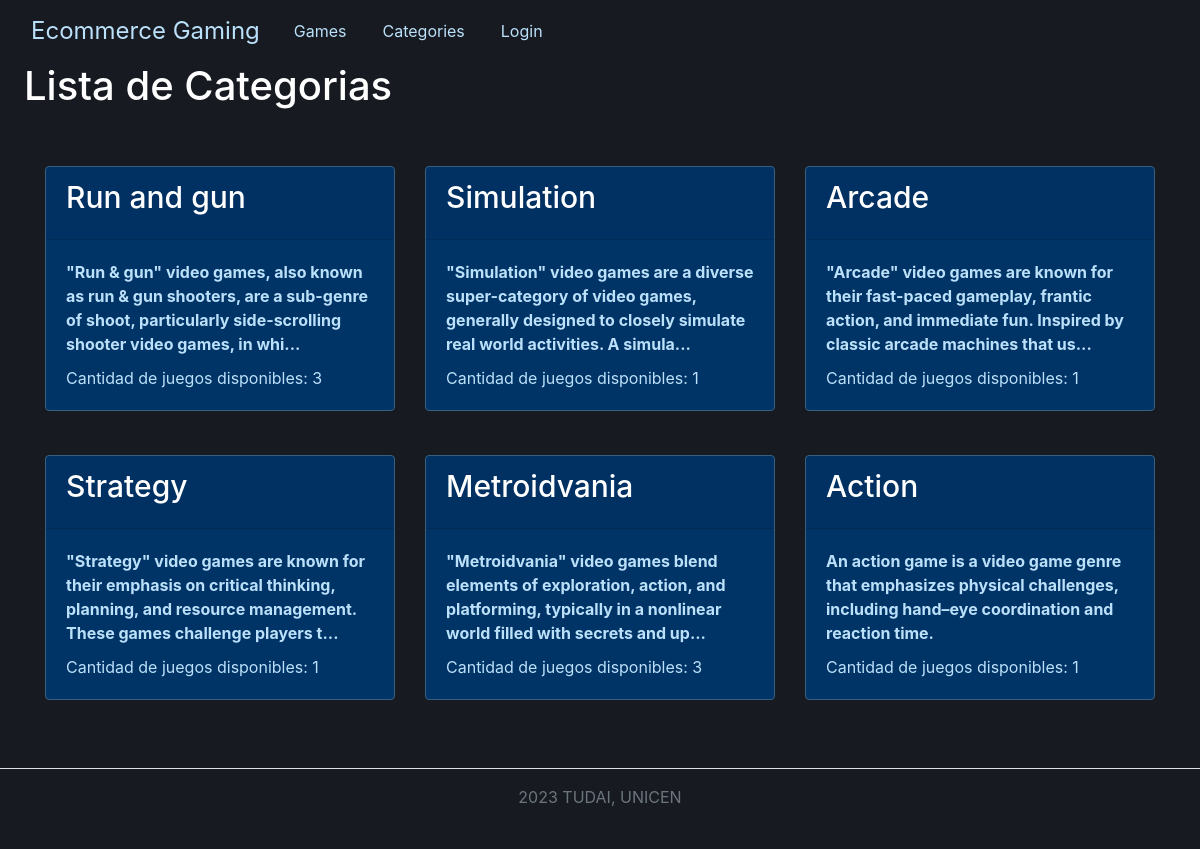
/Allende-Monsalvo-TPE-Grupo-84/TPE-Parte-1/proyecto-ecommerce/categories, run on the app's committed database.
### tables this page shows
CREATE TABLE `categorias` (
  `Id_categoria` int(11) NOT NULL,
  `Nombre` varchar(50) NOT NULL,
  `Descripcion` varchar(500) NOT NULL,
  `Cantidad_juegos` int(11) NOT NULL
);

### Allende-Monsalvo-TPE-Grupo-84/TPE-Parte-1/proyecto-ecommerce/app/views/categoryView.php (called while the page is built, shortened)
<?php
class CategoryView
{
    public function showCategories($categories)
    {
        require_once './templates/categories.phtml';
    }
}

### Allende-Monsalvo-TPE-Grupo-84/TPE-Parte-1/proyecto-ecommerce/app/controllers/categoryController.php (called while the page is built, shortened)
<?php
require_once './app/models/categoryModel.php';
require_once './app/views/categoryView.php';
class CategoryController
{
    private $model;
    private $view;
    function __construct()
    {
        $this->model = new CategoryModel();
        $this->view = new CategoryView();
    }
    public function listCategories()
    {
        $categories = $this->model->getCategories();
        $this->view->showCategories($categories);
    }
}

### Allende-Monsalvo-TPE-Grupo-84/TPE-Parte-1/proyecto-ecommerce/app/models/categoryModel.php (called while the page is built, shortened)
<?php
require_once './config/db.php';
class CategoryModel
{
    private $conn;
    function __construct()
    {
        $this->db = new Database();
        $this->conn = $this->db->getConnection();
    }
    public function getCategories()
    {
        $stmt = $this->conn->prepare("SELECT * FROM categorias");
        $stmt->execute();
        $result = $stmt->fetchAll(PDO::FETCH_OBJ);
        return $result;
    }
}

### Allende-Monsalvo-TPE-Grupo-84/TPE-Parte-1/proyecto-ecommerce/config/db.php (called while the page is built, shortened)
<?php
class Database
{
    private $conn;
    function __construct()
    {
        $this->host = DB_HOST;
        $this->dbname = DB_NAME;
        $this->user = DB_USER;
        $this->password = DB_PASSWORD;
        try {
            $dsn = "mysql:host={$this->host};dbname={$this->dbname}";
            $this->conn = new PDO($dsn, $this->user, $this->password);
            $this->conn->setAttribute(PDO::ATTR_ERRMODE, PDO::ERRMODE_EXCEPTION);
        } catch (PDOException $e) {
            die("Error de conexión: " . $e->getMessage());
        }
    }
    public function getConnection()
    {
        return $this->conn;
    }
    public function closeConnection()
    {
        $this->conn = null;
    }
}

### Allende-Monsalvo-TPE-Grupo-84/TPE-Parte-1/proyecto-ecommerce/templates/categories.phtml (the view, shortened to what this page needs)
<?php require_once 'header.phtml' ?>
<!DOCTYPE html>
<html lang="es">
<head>
    <link rel="stylesheet" href="https://maxcdn.bootstrapcdn.com/bootstrap/4.0.0/css/bootstrap.min.css">
    <link rel="stylesheet" href="./app/styles/categories.css">
    <link rel="stylesheet" href="./app/styles/bodyHeader.css">
</head>
<body>
    <div class="d-flex justify-content-between align-items-center mx-4">
        <div class="text-center">
            <h1>Lista de Categorias</h1>
        </div>
    </div>
    <div class="container mt-5">
        <div class="row mt-3">
            <?php foreach ($categories as $key => $category) : ?>
                <div class="col-lg-4 col-md-6 col-sm-12 mb-4">
                    <div class="card">
                        <div class="card-header">
                            <?php if ($category->Cantidad_juegos > 0) : ?>
                                <h5 class="card-title">
                                    <a href="category/<?= $key + 1 ?>" class="text-decoration-none" style="font-size: 1.875rem;">
                                        <?= $category->Nombre ?>
                                    </a>
                                </h5>
                            <?php else : ?>
                                <h5 style="font-size: 1.875rem;"> <?= $category->Nombre ?> </h5>
                            <?php endif; ?>
                        </div>
                        <div class="card-body">
                            <?php if (strlen($category->Descripcion) <= 140) : ?>
                                <p class="card-text fw-bold"><?= $category->Descripcion ?></p>
                            <?php else : ?>
                                <p class="card-text fw-bold"><?= substr($category->Descripcion, 0, 140) . '...' ?></p>
                            <?php endif; ?>
                            <p class="card-text">Cantidad de juegos disponibles: <?= $category->Cantidad_juegos; ?></p>
                        </div>
                    </div>
                </div>
            <?php endforeach; ?>
        </div>
    </div>
    <?php require_once 'footer.phtml' ?>

### Allende-Monsalvo-TPE-Grupo-84/TPE-Parte-1/proyecto-ecommerce/router.php (shortened to what this page needs)
<?php
require_once './app/controllers/categoryController.php';
$action = 'games';
if (!empty($_GET['action'])) {
    $action = $_GET['action'];
}
$params = explode('/', $action);
switch ($params[0]) {
    case 'categories':
        $categoryController = new CategoryController();
        $categoryController->listCategories();
        break;
}

### Allende-Monsalvo-TPE-Grupo-84/TPE-Parte-1/proyecto-ecommerce/templates/header.phtml (shortened to what this page needs)
<!DOCTYPE html>
<html lang="en">
<head>
    <link href="https://cdn.jsdelivr.net/npm/bootstrap@5.2.0/dist/css/bootstrap.min.css" rel="stylesheet">
    <link rel="stylesheet" href="./app/styles/bodyHeader.css">
</head>
<body>
    <header>
        <nav class="navbar navbar-expand-lg">
            <div class="container-fluid d-flex">
                <a class="navbar-brand" href="">Ecommerce Gaming</a>
                <div class="collapse navbar-collapse" id="navbarNav">
                    <ul class="navbar-nav">
                        <li class="nav-item">
                            <a class="nav-link" aria-current="page" href="games">Games</a>
                        </li>
                        <li class="nav-item">
                            <a class="nav-link" aria-current="page" href="categories">Categories</a>
                        </li>
                        <?php if (!isset($_SESSION['USER_ID'])) : ?>
                            <li class="nav-item">
                                <a class="nav-link" aria-current="page" href="login">Login</a>
                            </li>
                        <?php endif; ?>
                    </ul>
                </div>
            </div>
        </nav>
    </header>

### Allende-Monsalvo-TPE-Grupo-84/TPE-Parte-1/proyecto-ecommerce/templates/footer.phtml (shortened to what this page needs)
<footer class="d-flex flex-wrap justify-content-center align items-center py-3 my-4 border-top">
    <div class="align-items-center">
        <span class="text-muted">2023 TUDAI, UNICEN</span>
    </div>
</footer>
</body>
</html>

### Allende-Monsalvo-TPE-Grupo-84/TPE-Parte-1/proyecto-ecommerce/app/styles/bodyHeader.css (style rules this page uses)
body { background-color: #171a21; color: #FFFFFF; }
header { background-color: #171a21; }
.navbar-brand { color: #BBE1FA; font-size: 24px; }
.nav-link { color: #BBE1FA; }
.navbar-nav .nav-item { margin: 0 10px; }

### Allende-Monsalvo-TPE-Grupo-84/TPE-Parte-1/proyecto-ecommerce/app/styles/categories.css (style rules this page uses)
.card { background-color: #003366; color: #FFFFFF; border: 1px solid #356080; margin-bottom: 20px; }
.card-title a { text-decoration: none; font-size: 24px; color: #FFFFFF; }
.card-body p { color: #BBE1FA; margin-bottom: 10px; }
.card-body p.fw-bold { font-weight: bold; }
.card-body p:last-child { margin-bottom: 0; }

### data on the page
categorias: Nombre "Run and gun", Descripcion "\"Run & gun\" video games, also known as run & gun shooters, are a sub-genre of shoot, particularly side-scrolling shooter video games, in whi", Cantidad_juegos "3"
categorias: Nombre "Simulation", Descripcion "\"Simulation\" video games are a diverse super-category of video games, generally designed to closely simulate real world activities. A simula", Cantidad_juegos "1"
categorias: Nombre "Arcade", Descripcion "\"Arcade\" video games are known for their fast-paced gameplay, frantic action, and immediate fun. Inspired by classic arcade machines that us", Cantidad_juegos "1"
categorias: Nombre "Strategy", Descripcion "\"Strategy\" video games are known for their emphasis on critical thinking, planning, and resource management. These games challenge players t", Cantidad_juegos "1"
categorias: Nombre "Metroidvania", Descripcion "\"Metroidvania\" video games blend elements of exploration, action, and platforming, typically in a nonlinear world filled with secrets and up", Cantidad_juegos "3"
categorias: Nombre "Action", Descripcion "An action game is a video game genre that emphasizes physical challenges, including hand–eye coordination and reaction time.", Cantidad_juegos "1"
